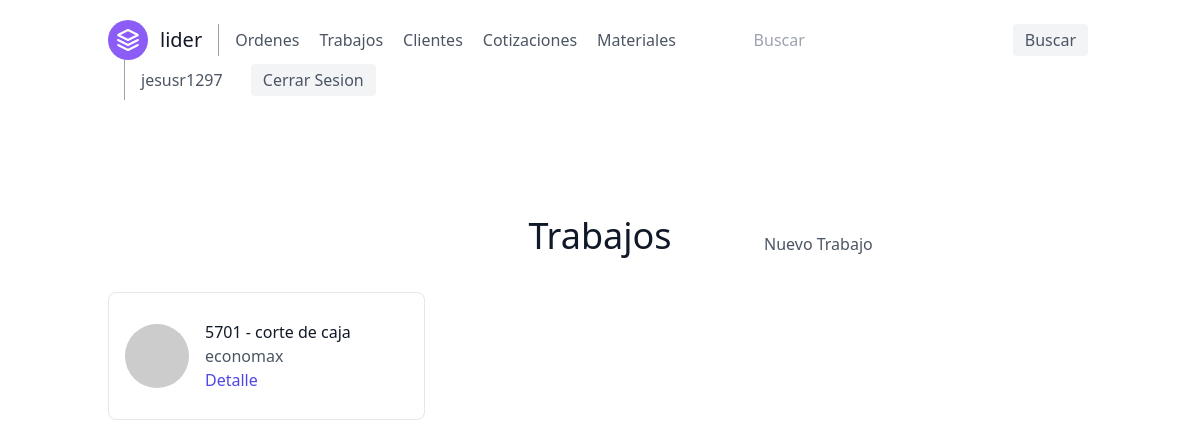
The app's page /trabajos/ (signed in) with its own data.
### orders/models.py (models this page shows, shortened)
class Lider(models.Model):
    lider_id = models.CharField('Numero de Lider', max_length=4,
                                validators=[RegexValidator(r'^\d{1,10}$')], primary_key=True)
    doc_description = models.CharField(verbose_name='Descripcion del formato',
                                       max_length=250)
    customer = models.ForeignKey(Customer, on_delete=models.CASCADE, default='')

class Customer(models.Model):
    name_company = models.CharField(verbose_name='Nombre/Empresa', max_length=50)
    address = models.CharField(verbose_name='Domicilio', max_length=100, null=True)
    shipping = models.BooleanField(verbose_name='Entrega a domicilio')
    def __str__(self):
        return self.name_company

### lider/views.py (the view)
# urls.py: path('', LiderView.as_view(), name='lider'),
class LiderView(LoginRequiredMixin, ListView):
    model = Lider
    template_name = 'lider/lider_list.html'
    ordering = ['-lider_id']

### lider/templates/lider/lider_list.html
{% extends 'base.html' %}
{% block content %}
    <section class="text-gray-600 body-font">
        <div class="container px-5 py-24 mx-auto">
            <div class="grid grid-cols-3 text-center w-full mb-5">
                <p></p>
                <h1 class="sm:text-4xl text-3xl font-medium title-font mb-4 text-gray-900">Trabajos</h1>
                <a class="grid content-center justify-start" href="{% url 'lider-create' %}">Nuevo Trabajo</a>
            </div>
            <div class="flex flex-wrap -m-2">
                {% for lider in lider_list %}
                    <div class="p-2 lg:w-1/3 md:w-1/2 w-full h-36">
                        <div class="h-full flex items-center border-gray-200 border p-4 rounded-lg">
                            <img alt="team"
                                 class="w-16 h-16 bg-gray-100 object-cover object-center flex-shrink-0 rounded-full mr-4"
                                 src="https://dummyimage.com/80x80">
                            <div class="flex-grow">
                                <h2 class="text-gray-900 title-font font-medium">{{ lider.lider_id }} - {{ lider.doc_description|lower }}</h2>
                                <p>{{ lider.customer }}</p>
                                <a href="{% url 'lider-detail' lider.pk  %}"
                                   class="text-indigo-600 hover:text-blue-500">Detalle</a>
                            </div>
                        </div>
                    </div>
                {% endfor %}
            </div>
        </div>
    </section>
{% endblock content %}

### templates/navbar.html (shortened to what this page needs)
<header class="text-gray-600 body-font">
    <div class="container mx-auto flex flex-wrap p-5 flex-col md:flex-row items-center">
        <a href="{% url 'home' %}" class="flex title-font font-medium items-center text-gray-900 mb-4 md:mb-0">
            <svg xmlns="http://www.w3.org/2000/svg" fill="none" stroke="currentColor" stroke-linecap="round"
                 stroke-linejoin="round" stroke-width="2" class="w-10 h-10 text-white p-2 bg-purple-500 rounded-full"
                 viewBox="0 0 24 24">
                <path d="M12 2L2 7l10 5 10-5-10-5zM2 17l10 5 10-5M2 12l10 5 10-5"></path>
            </svg>
            <span class="ml-3 text-xl">lider</span>
        </a>
        <nav class="md:mr-auto md:ml-4 md:py-1 md:pl-4 md:border-l md:border-gray-400	flex flex-wrap items-center text-base justify-center">
            <a class="mr-5 hover:text-gray-900" href="{% url 'order-list' %}">Ordenes</a>
            <a class="mr-5 hover:text-gray-900" href="{% url 'lider' %}">Trabajos</a>
            <a class="mr-5 hover:text-gray-900" href="{% url 'customers' %}">Clientes</a>
            <a class="mr-5 hover:text-gray-900" href="{% url 'budgets' %}">Cotizaciones</a>
            <a class="mr-5 hover:text-gray-900" href="{% url 'material-list' %}">Materiales</a>
        </nav>
        <form class="my-auto" role="search"
              method="GET" action="{% url 'search' %}">
            <input class='mr-5 hover:text-gray-900' type="text" placeholder="Buscar" aria-label="Search" name="q">
            <button class="items-center justify-center flex flex-wrap inline-flex items-center bg-gray-100 border-0 py-1 px-3 focus:outline-none hover:bg-gray-200 rounded text-base mt-4 md:mt-0 mx-1"
                    type="submit">Buscar
            </button>
        </form>
        <div class="md:ml-4 md:py-1 md:pl-4 md:border-l md:border-gray-400">
            {% if request.user.is_authenticated %}
                <a class="mr-5 hover:text-gray-900">{{ request.user }}</a>
                <a href="{% url 'logout' %}"
                   class="inline-flex items-center bg-gray-100 border-0 py-1 px-3 focus:outline-none hover:bg-gray-200 rounded text-base mt-4 md:mt-0 mx-1">
                    Cerrar Sesion
                </a>
            {% endif %}
        </div>
    </div>
</header>

### records on screen
Lider: lider_id "5701", doc_description "corte de caja", customer "economax"

### other values on screen
{{ request.user }} "jesusr1297"
